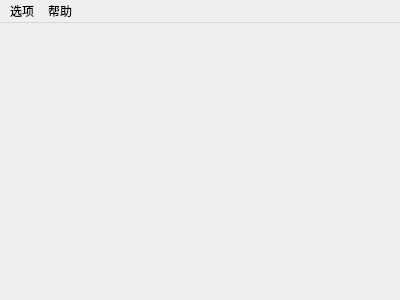
<?xml version="1.0" encoding="UTF-8"?>
<ui version="4.0">
 <class>MainScene</class>
 <widget class="QMainWindow" name="MainScene">
  <property name="geometry">
   <rect>
    <x>0</x>
    <y>0</y>
    <width>400</width>
    <height>300</height>
   </rect>
  </property>
  <property name="windowTitle">
   <string>MainScene</string>
  </property>
  <widget class="QWidget" name="centralWidget"/>
  <widget class="QMenuBar" name="menuBar">
   <property name="geometry">
    <rect>
     <x>0</x>
     <y>0</y>
     <width>400</width>
     <height>26</height>
    </rect>
   </property>
   <widget class="QMenu" name="menu">
    <property name="title">
     <string>选项</string>
    </property>
    <addaction name="start"/>
    <addaction name="separator"/>
    <addaction name="quit"/>
   </widget>
   <widget class="QMenu" name="menu_2">
    <property name="title">
     <string>帮助</string>
    </property>
    <addaction name="halp"/>
   </widget>
   <addaction name="menu"/>
   <addaction name="menu_2"/>
  </widget>
  <action name="start">
   <property name="text">
    <string>开始</string>
   </property>
  </action>
  <action name="quit">
   <property name="text">
    <string>退出</string>
   </property>
  </action>
  <action name="halp">
   <property name="text">
    <string>halp</string>
   </property>
  </action>
 </widget>
 <layoutdefault spacing="6" margin="11"/>
 <resources/>
 <connections/>
</ui>
